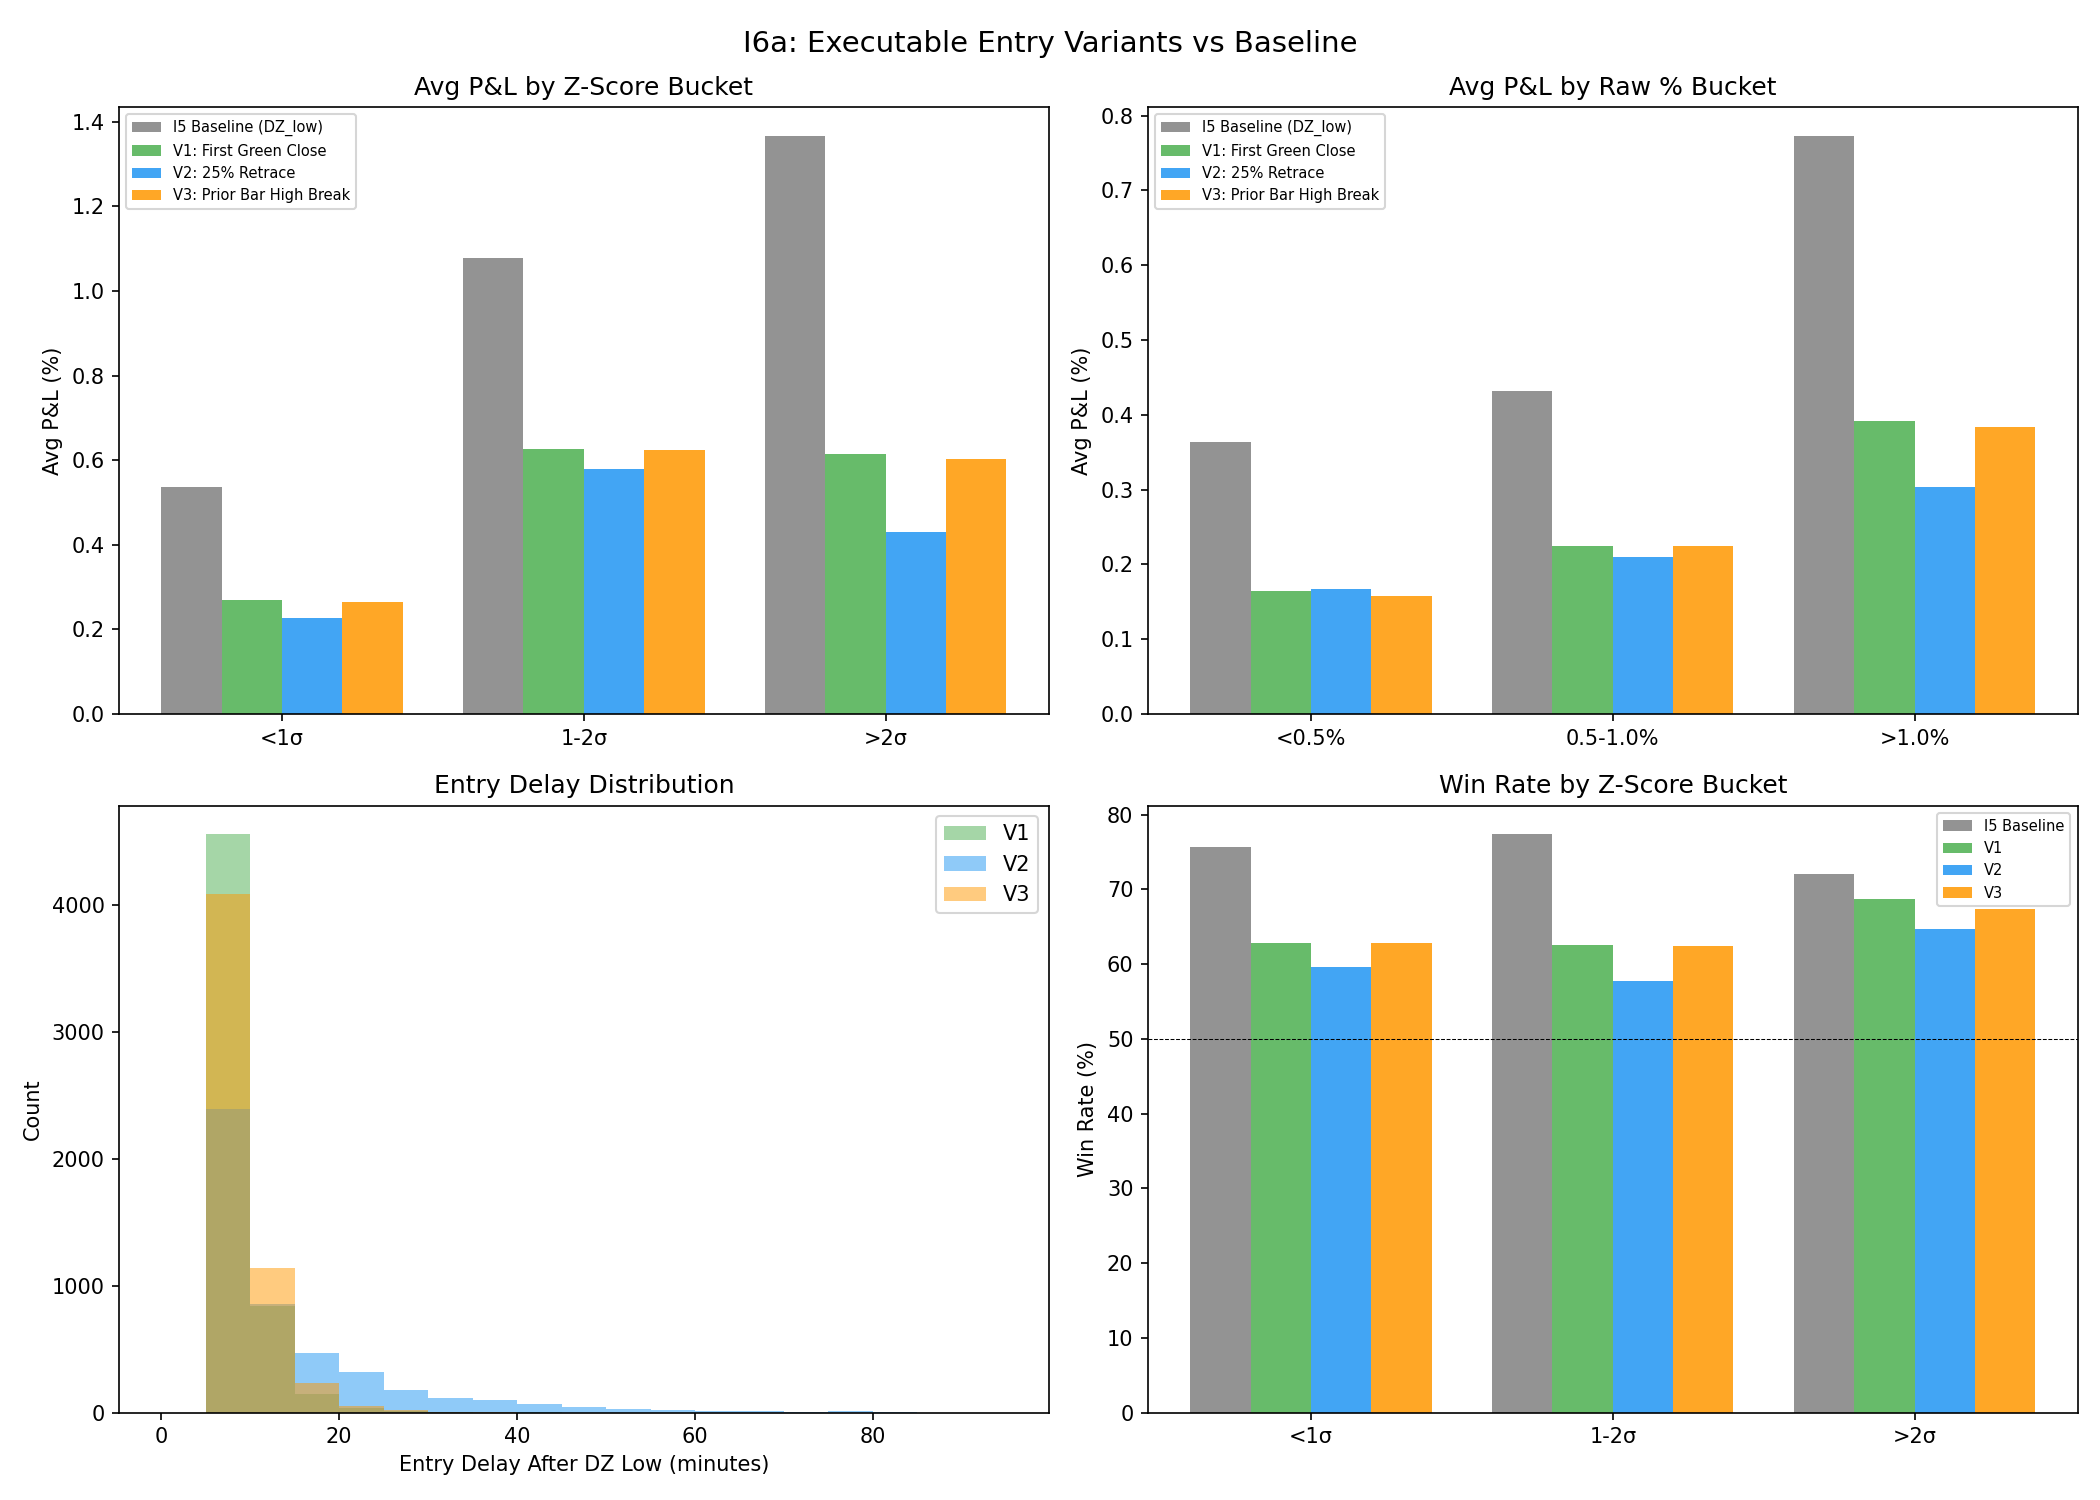

Recreate this plot in Python.
"""
Series I6a: Executable Entry Replacement.

Replaces the lookahead DZ_low entry from I5 with 3 executable variants:
  V1: First Green Close (close > open after DZ_low)
  V2: 25% Retrace Reclaim (close > DZ_low + 0.25 * compression)
  V3: Prior Bar High Break (high > prior bar high after DZ_low)

Entry window: bar after DZ_low through 13:30 ET (20:30 IST).
Exit: close at 15:30 ET (22:30 IST).
No trade if trigger doesn't fire by 13:30 ET.
"""

from pathlib import Path
from datetime import timedelta

import matplotlib
matplotlib.use("Agg")
import matplotlib.pyplot as plt
import numpy as np
import pandas as pd

# ── paths ──
ROOT = Path(__file__).resolve().parents[3]
DATA_DIR = ROOT / "Fetched_Data"
OUT_DIR = Path(__file__).resolve().parent
I4_DATA = OUT_DIR / "I4_depth_zscore_data.csv"

EQUITY_TICKERS = [
    "AAPL", "AMD", "AMZN", "ARM", "AVGO", "BA", "BABA", "BIDU", "C",
    "COIN", "COST", "GOOGL", "GS", "INTC", "JPM", "MARA", "META", "MSFT",
    "MSTR", "MU", "NVDA", "PLTR", "SMCI", "SPY", "TSLA", "TSM", "V",
]

# IST boundaries
Z3_END_IST = 20 * 60 + 30   # 13:30 ET = 20:30 IST
EXIT_IST = 22 * 60 + 30     # 15:30 ET = 22:30 IST


def ist_minutes(dt):
    return dt.hour * 60 + dt.minute


def load_all_m5():
    """Load and cache M5 regular-session data for all tickers, keyed by (ticker, date)."""
    print("Loading M5 data for all tickers...")
    cache = {}
    for ticker in EQUITY_TICKERS:
        path = DATA_DIR / f"{ticker}_data.csv"
        if not path.exists():
            continue
        df = pd.read_csv(path, parse_dates=["Datetime"])
        df = df.sort_values("Datetime").reset_index(drop=True)
        mins = df["Datetime"].apply(ist_minutes)
        # Regular session only (exclude first bar 16:30, keep through 22:55)
        mask = (mins >= 16 * 60 + 35) & (mins <= 22 * 60 + 55)
        df = df[mask].copy()
        df["trading_day"] = df["Datetime"].dt.date
        df["ist_min"] = df["Datetime"].apply(ist_minutes)

        for day, day_df in df.groupby("trading_day"):
            cache[(ticker, day)] = day_df.reset_index(drop=True)

    print(f"  Loaded {len(cache):,} ticker-days")
    return cache


def find_dz_low_bar_idx(day_df, dz_low_price):
    """Find the index of the bar that contains the DZ low."""
    # DZ bars: 19:00-20:25 IST (12:00-13:25 ET)
    dz_bars = day_df[(day_df["ist_min"] >= 19 * 60) & (day_df["ist_min"] < 20 * 60 + 30)]
    if dz_bars.empty:
        return None
    # Find bar where Low == dz_low (or closest)
    low_idx = dz_bars["Low"].idxmin()
    return low_idx


def get_exit_price(day_df):
    """Get close at 15:30 ET = 22:30 IST (or nearest prior bar)."""
    candidates = day_df[day_df["ist_min"] <= EXIT_IST]
    if candidates.empty:
        return None
    return candidates.iloc[-1]["Close"]


def find_entry_v1(day_df, dz_low_idx):
    """V1: First Green Close — first bar after DZ_low where close > open."""
    after = day_df.loc[dz_low_idx + 1:]
    # Only within entry window (up to 13:30 ET = 20:30 IST)
    window = after[after["ist_min"] < Z3_END_IST]
    for idx, bar in window.iterrows():
        if bar["Close"] > bar["Open"]:
            return bar["Close"], bar["Datetime"], bar["ist_min"]
    return None, None, None


def find_entry_v2(day_df, dz_low_idx, retrace_level):
    """V2: 25% Retrace Reclaim — first bar after DZ_low where close > retrace level."""
    after = day_df.loc[dz_low_idx + 1:]
    window = after[after["ist_min"] < Z3_END_IST]
    for idx, bar in window.iterrows():
        if bar["Close"] > retrace_level:
            return bar["Close"], bar["Datetime"], bar["ist_min"]
    return None, None, None


def find_entry_v3(day_df, dz_low_idx):
    """V3: Prior Bar High Break — first bar after DZ_low where high > prior bar high."""
    after_start = dz_low_idx + 1
    after = day_df.loc[after_start:]
    window = after[after["ist_min"] < Z3_END_IST]
    for idx, bar in window.iterrows():
        if idx == 0:
            continue
        prior_idx = idx - 1
        if prior_idx not in day_df.index:
            continue
        prior_high = day_df.loc[prior_idx, "High"]
        if bar["High"] > prior_high:
            return bar["Close"], bar["Datetime"], bar["ist_min"]
    return None, None, None


def process_events(i4_df, m5_cache):
    """Process all DZ compression events and find entries for all 3 variants."""
    results = []
    n_total = len(i4_df)

    for row_i, (_, event) in enumerate(i4_df.iterrows()):
        if row_i % 1000 == 0:
            print(f"  Processing event {row_i}/{n_total}...")

        ticker = event["ticker"]
        day = event["trading_day"]
        key = (ticker, day)

        if key not in m5_cache:
            continue

        day_df = m5_cache[key]
        dz_low = event["dz_low"]
        z2_high = event["z2_high"]
        depth_z = event["depth_z"]
        zscore_bucket = event["zscore_bucket"]
        compression_pct = event["compression_pct"]
        compression_bucket = event["compression_bucket"]

        # Find DZ low bar
        dz_low_idx = find_dz_low_bar_idx(day_df, dz_low)
        if dz_low_idx is None:
            continue

        dz_low_time = day_df.loc[dz_low_idx, "Datetime"]
        dz_low_ist_min = day_df.loc[dz_low_idx, "ist_min"]

        # Exit price
        exit_price = get_exit_price(day_df)
        if exit_price is None:
            continue

        # Retrace level for V2
        retrace_level = dz_low + 0.25 * (z2_high - dz_low)

        # V1: First Green Close
        v1_entry, v1_time, v1_ist = find_entry_v1(day_df, dz_low_idx)
        # V2: 25% Retrace Reclaim
        v2_entry, v2_time, v2_ist = find_entry_v2(day_df, dz_low_idx, retrace_level)
        # V3: Prior Bar High Break
        v3_entry, v3_time, v3_ist = find_entry_v3(day_df, dz_low_idx)

        result = {
            "ticker": ticker,
            "trading_day": day,
            "z2_high": z2_high,
            "dz_low": dz_low,
            "dz_low_ist_min": dz_low_ist_min,
            "exit_price": exit_price,
            "depth_z": depth_z,
            "zscore_bucket": zscore_bucket,
            "compression_pct": compression_pct,
            "compression_bucket": compression_bucket,
            # I5 baseline
            "baseline_pl": (exit_price - dz_low) / dz_low * 100,
            # V1
            "v1_entry": v1_entry,
            "v1_ist_min": v1_ist,
            "v1_pl": (exit_price - v1_entry) / v1_entry * 100 if v1_entry else None,
            "v1_win": ((exit_price - v1_entry) / v1_entry * 100 > 0) if v1_entry else None,
            "v1_delay": (v1_ist - dz_low_ist_min) if v1_ist else None,
            # V2
            "v2_entry": v2_entry,
            "v2_ist_min": v2_ist,
            "v2_pl": (exit_price - v2_entry) / v2_entry * 100 if v2_entry else None,
            "v2_win": ((exit_price - v2_entry) / v2_entry * 100 > 0) if v2_entry else None,
            "v2_delay": (v2_ist - dz_low_ist_min) if v2_ist else None,
            # V3
            "v3_entry": v3_entry,
            "v3_ist_min": v3_ist,
            "v3_pl": (exit_price - v3_entry) / v3_entry * 100 if v3_entry else None,
            "v3_win": ((exit_price - v3_entry) / v3_entry * 100 > 0) if v3_entry else None,
            "v3_delay": (v3_ist - dz_low_ist_min) if v3_ist else None,
        }
        results.append(result)

    return pd.DataFrame(results)


def variant_stats(df, pl_col, win_col, delay_col, label):
    """Compute stats for one variant."""
    valid = df.dropna(subset=[pl_col])
    if valid.empty:
        return {"variant": label, "n": 0}
    return {
        "variant": label,
        "n": len(valid),
        "avg_pl": valid[pl_col].mean(),
        "median_pl": valid[pl_col].median(),
        "wr": (valid[pl_col] > 0).mean() * 100,
        "median_delay": valid[delay_col].median() if delay_col in valid else None,
        "trigger_rate": len(valid) / len(df) * 100,
    }


def print_variant_summary(stats_list):
    """Print comparison table of variants."""
    print(f"\n{'Variant':<25s}  {'N':>6s}  {'Trigger%':>8s}  {'Avg PL':>9s}  "
          f"{'Med PL':>9s}  {'WR':>7s}  {'Med Delay':>10s}")
    print("-" * 85)
    for s in stats_list:
        if s["n"] == 0:
            print(f"{s['variant']:<25s}  {'0':>6s}  {'N/A':>8s}")
            continue
        delay_str = f"{s['median_delay']:.0f} min" if s.get("median_delay") is not None else "N/A"
        print(f"{s['variant']:<25s}  {s['n']:>6d}  {s['trigger_rate']:>7.1f}%  "
              f"{s['avg_pl']:>+8.4f}%  {s['median_pl']:>+8.4f}%  "
              f"{s['wr']:>6.1f}%  {delay_str:>10s}")


def print_depth_table(df, pl_col, win_col, bucket_col, title):
    """Print P&L by depth bucket for one variant."""
    valid = df.dropna(subset=[pl_col])
    print(f"\n  {title}")
    if bucket_col == "zscore_bucket":
        buckets = ["<1σ", "1-2σ", ">2σ"]
    else:
        buckets = ["<0.5%", "0.5-1.0%", ">1.0%"]

    print(f"  {'Bucket':>12s}  {'Avg PL':>9s}  {'Med PL':>9s}  {'WR':>7s}  {'N':>6s}")
    for b in buckets:
        sub = valid[valid[bucket_col] == b]
        if sub.empty:
            print(f"  {b:>12s}  {'N/A':>9s}")
            continue
        wr = (sub[pl_col] > 0).mean() * 100
        print(f"  {b:>12s}  {sub[pl_col].mean():>+8.4f}%  {sub[pl_col].median():>+8.4f}%  "
              f"{wr:>6.1f}%  {len(sub):>6d}")


def make_plots(df):
    """Generate I6a comparison plots."""
    fig, axes = plt.subplots(2, 2, figsize=(14, 10))

    variants = [
        ("baseline_pl", "I5 Baseline (DZ_low)", "gray"),
        ("v1_pl", "V1: First Green Close", "#4CAF50"),
        ("v2_pl", "V2: 25% Retrace", "#2196F3"),
        ("v3_pl", "V3: Prior Bar High Break", "#FF9800"),
    ]

    # 1. Avg P&L by variant × z-score bucket
    ax = axes[0, 0]
    z_buckets = ["<1σ", "1-2σ", ">2σ"]
    x = np.arange(len(z_buckets))
    width = 0.2
    for i, (col, label, color) in enumerate(variants):
        vals = []
        for b in z_buckets:
            sub = df[df["zscore_bucket"] == b].dropna(subset=[col])
            vals.append(sub[col].mean() if len(sub) > 0 else 0)
        ax.bar(x + i * width - 1.5 * width, vals, width, label=label, color=color, alpha=0.85)
    ax.set_xticks(x)
    ax.set_xticklabels(z_buckets)
    ax.set_ylabel("Avg P&L (%)")
    ax.set_title("Avg P&L by Z-Score Bucket")
    ax.legend(fontsize=7)
    ax.axhline(0, color="black", linewidth=0.5)

    # 2. Avg P&L by variant × raw % bucket
    ax = axes[0, 1]
    raw_buckets = ["<0.5%", "0.5-1.0%", ">1.0%"]
    x = np.arange(len(raw_buckets))
    for i, (col, label, color) in enumerate(variants):
        vals = []
        for b in raw_buckets:
            sub = df[df["compression_bucket"] == b].dropna(subset=[col])
            vals.append(sub[col].mean() if len(sub) > 0 else 0)
        ax.bar(x + i * width - 1.5 * width, vals, width, label=label, color=color, alpha=0.85)
    ax.set_xticks(x)
    ax.set_xticklabels(raw_buckets)
    ax.set_ylabel("Avg P&L (%)")
    ax.set_title("Avg P&L by Raw % Bucket")
    ax.legend(fontsize=7)
    ax.axhline(0, color="black", linewidth=0.5)

    # 3. Entry delay distribution for best variant (V1)
    ax = axes[1, 0]
    for col, label, color in [("v1_delay", "V1", "#4CAF50"),
                               ("v2_delay", "V2", "#2196F3"),
                               ("v3_delay", "V3", "#FF9800")]:
        valid = df[col].dropna()
        if len(valid) > 0:
            ax.hist(valid, bins=range(0, 100, 5), alpha=0.5, color=color, label=label)
    ax.set_xlabel("Entry Delay After DZ Low (minutes)")
    ax.set_ylabel("Count")
    ax.set_title("Entry Delay Distribution")
    ax.legend()

    # 4. Win rate by variant × z-score bucket
    ax = axes[1, 1]
    z_buckets = ["<1σ", "1-2σ", ">2σ"]
    x = np.arange(len(z_buckets))
    win_cols = [
        ("baseline_pl", "I5 Baseline", "gray"),
        ("v1_pl", "V1", "#4CAF50"),
        ("v2_pl", "V2", "#2196F3"),
        ("v3_pl", "V3", "#FF9800"),
    ]
    for i, (pcol, label, color) in enumerate(win_cols):
        vals = []
        for b in z_buckets:
            sub = df[df["zscore_bucket"] == b].dropna(subset=[pcol])
            if len(sub) > 0:
                vals.append((sub[pcol] > 0).mean() * 100)
            else:
                vals.append(0)
        ax.bar(x + i * width - 1.5 * width, vals, width, label=label, color=color, alpha=0.85)
    ax.set_xticks(x)
    ax.set_xticklabels(z_buckets)
    ax.set_ylabel("Win Rate (%)")
    ax.set_title("Win Rate by Z-Score Bucket")
    ax.legend(fontsize=7)
    ax.axhline(50, color="black", linewidth=0.5, linestyle="--")

    plt.suptitle("I6a: Executable Entry Variants vs Baseline", fontsize=14)
    plt.tight_layout()
    plt.savefig(OUT_DIR / "I6a_executable_entry.png", dpi=150)
    plt.close()
    print("\nSaved: I6a_executable_entry.png")


def main():
    # Load I4 data
    i4 = pd.read_csv(I4_DATA)
    i4["trading_day"] = pd.to_datetime(i4["trading_day"]).dt.date
    print(f"Loaded {len(i4)} DZ compression events from I4")

    # Load M5 data
    m5_cache = load_all_m5()

    # Process all events
    print("\nProcessing executable entries...")
    df = process_events(i4, m5_cache)
    df.to_csv(OUT_DIR / "I6a_executable_entry_data.csv", index=False)
    print(f"Processed {len(df)} events")

    # ═══════════════════════════════════════════════════════
    # Overall variant comparison
    # ═══════════════════════════════════════════════════════
    print(f"\n{'='*70}")
    print("VARIANT COMPARISON")
    print("=" * 70)

    baseline = {
        "variant": "I5 Baseline (DZ_low)",
        "n": len(df),
        "avg_pl": df["baseline_pl"].mean(),
        "median_pl": df["baseline_pl"].median(),
        "wr": (df["baseline_pl"] > 0).mean() * 100,
        "median_delay": 0,
        "trigger_rate": 100.0,
    }
    v1_stats = variant_stats(df, "v1_pl", "v1_win", "v1_delay", "V1: First Green Close")
    v2_stats = variant_stats(df, "v2_pl", "v2_win", "v2_delay", "V2: 25% Retrace Reclaim")
    v3_stats = variant_stats(df, "v3_pl", "v3_win", "v3_delay", "V3: Prior Bar High Break")

    all_stats = [baseline, v1_stats, v2_stats, v3_stats]
    print_variant_summary(all_stats)

    # ═══════════════════════════════════════════════════════
    # Depth analysis for each variant
    # ═══════════════════════════════════════════════════════
    print(f"\n{'='*70}")
    print("DEPTH ANALYSIS BY VARIANT")
    print("=" * 70)

    for pl_col, win_col, label in [
        ("baseline_pl", None, "I5 Baseline"),
        ("v1_pl", "v1_win", "V1: First Green Close"),
        ("v2_pl", "v2_win", "V2: 25% Retrace Reclaim"),
        ("v3_pl", "v3_win", "V3: Prior Bar High Break"),
    ]:
        if win_col is None:
            # Baseline: derive win from P&L
            df["_tmp_win"] = df[pl_col] > 0
            wc = "_tmp_win"
        else:
            wc = win_col
        print(f"\n--- {label} ---")
        print_depth_table(df, pl_col, wc, "zscore_bucket", "By Z-Score Bucket:")
        print_depth_table(df, pl_col, wc, "compression_bucket", "By Raw % Bucket:")

    # ═══════════════════════════════════════════════════════
    # "Deep = better" test for each variant
    # ═══════════════════════════════════════════════════════
    print(f"\n{'='*70}")
    print("DEEP = BETTER TEST (z-score)")
    print("=" * 70)

    for pl_col, label in [
        ("baseline_pl", "Baseline"),
        ("v1_pl", "V1"),
        ("v2_pl", "V2"),
        ("v3_pl", "V3"),
    ]:
        valid = df.dropna(subset=[pl_col])
        shallow = valid[valid["zscore_bucket"] == "<1σ"][pl_col].mean()
        deep_data = valid[valid["zscore_bucket"] == ">2σ"]
        deep = deep_data[pl_col].mean() if len(deep_data) > 0 else float("nan")
        direction = "DEEP > SHALLOW" if deep > shallow else "SHALLOW > DEEP"
        diff = deep - shallow
        print(f"  {label:>10s}: shallow={shallow:+.4f}%, deep={deep:+.4f}%, "
              f"Δ={diff:+.4f}% → {direction}")

    print(f"\n{'='*70}")
    print("DEEP = BETTER TEST (raw %)")
    print("=" * 70)

    for pl_col, label in [
        ("baseline_pl", "Baseline"),
        ("v1_pl", "V1"),
        ("v2_pl", "V2"),
        ("v3_pl", "V3"),
    ]:
        valid = df.dropna(subset=[pl_col])
        shallow = valid[valid["compression_bucket"] == "<0.5%"][pl_col].mean()
        deep = valid[valid["compression_bucket"] == ">1.0%"][pl_col].mean()
        direction = "DEEP > SHALLOW" if deep > shallow else "SHALLOW > DEEP"
        diff = deep - shallow
        print(f"  {label:>10s}: shallow={shallow:+.4f}%, deep={deep:+.4f}%, "
              f"Δ={diff:+.4f}% → {direction}")

    # ═══════════════════════════════════════════════════════
    # Entry time analysis
    # ═══════════════════════════════════════════════════════
    print(f"\n{'='*70}")
    print("ENTRY TIME ANALYSIS")
    print("=" * 70)

    for delay_col, pl_col, label in [
        ("v1_delay", "v1_pl", "V1"),
        ("v2_delay", "v2_pl", "V2"),
        ("v3_delay", "v3_pl", "V3"),
    ]:
        valid = df.dropna(subset=[delay_col])
        if valid.empty:
            continue
        # Convert IST entry time to ET
        entry_times = valid["dz_low_ist_min"] + valid[delay_col] - 7 * 60
        print(f"\n  {label}:")
        print(f"    Median entry time (ET): {int(entry_times.median())//60:02d}:{int(entry_times.median())%60:02d}")
        print(f"    Median delay from DZ low: {valid[delay_col].median():.0f} min")
        print(f"    Mean delay from DZ low: {valid[delay_col].mean():.1f} min")

        # By depth
        for b in ["<1σ", "1-2σ", ">2σ"]:
            sub = valid[valid["zscore_bucket"] == b]
            if len(sub) > 0:
                et = sub["dz_low_ist_min"] + sub[delay_col] - 7 * 60
                print(f"    {b}: median entry {int(et.median())//60:02d}:{int(et.median())%60:02d}, "
                      f"delay {sub[delay_col].median():.0f} min, N={len(sub)}")

    # Plots
    make_plots(df)


if __name__ == "__main__":
    main()
